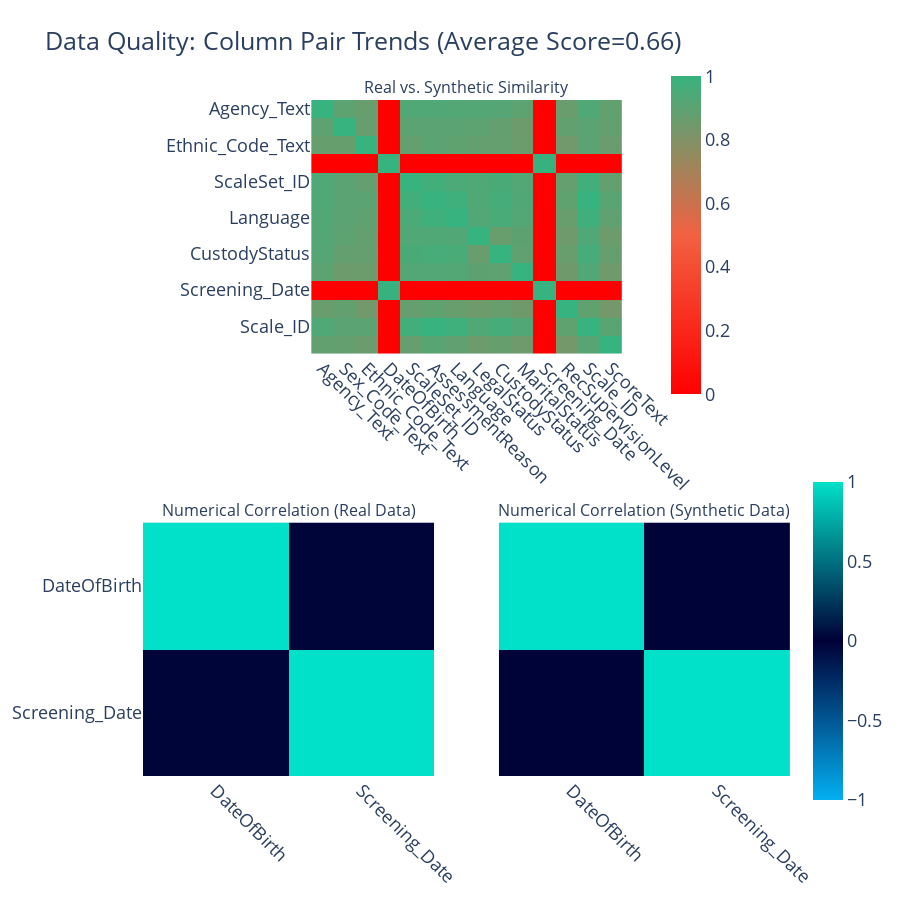

Write notebook code for a chart like this one.
### Code cell
quality_report.get_visualization(property_name='Column Pair Trends').show(renderer='vscode')

### Figure 1 — Plotly figure (JSON) as saved in the notebook; plotly's stock layout.template omitted (floating-point values rounded to 4 significant figures; data arrays with more than 128 entries replaced by an {"elided": "..."} marker saying what was removed)
{"data": [{"coloraxis": "coloraxis", "hovertemplate": "<b>Column Pair</b><br>(%{x},%{y})<br><br>Similarity: %{z}<extra></extra>", "type": "heatmap", "x": ["Agency_Text", "Sex_Code_Text", "Ethnic_Code_Text", "DateOfBirth", "ScaleSet_ID", "AssessmentReason", "Language", "LegalStatus", "CustodyStatus", "MaritalStatus", "Screening_Date", "RecSupervisionLevel", "Scale_ID", "ScoreText"], "xaxis": "x", "y": ["Agency_Text", "Sex_Code_Text", "Ethnic_Code_Text", "DateOfBirth", "ScaleSet_ID", "AssessmentReason", "Language", "LegalStatus", "CustodyStatus", "MaritalStatus", "Screening_Date", "RecSupervisionLevel", "Scale_ID", "ScoreText"], "yaxis": "y", "z": {"elided": "14x14 float values"}}, {"coloraxis": "coloraxis2", "customdata": [[1, 0.013], [0.013, 1]], "hovertemplate": "<b>Correlation</b><br>(%{x},%{y})<br><br>Synthetic: %{z}<br>(vs. Real: %{customdata})<extra></extra>", "type": "heatmap", "x": ["DateOfBirth", "Screening_Date"], "xaxis": "x2", "y": ["DateOfBirth", "Screening_Date"], "yaxis": "y2", "z": [[1, 0.022], [0.022, 1]]}, {"coloraxis": "coloraxis2", "customdata": [[1, 0.022], [0.022, 1]], "hovertemplate": "<b>Correlation</b><br>(%{x},%{y})<br><br>Synthetic: %{z}<br>(vs. Real: %{customdata})<extra></extra>", "type": "heatmap", "x": ["DateOfBirth", "Screening_Date"], "xaxis": "x3", "y": ["DateOfBirth", "Screening_Date"], "yaxis": "y3", "z": [[1, 0.013], [0.013, 1]]}], "layout": {"annotations": [{"font": {"size": 16}, "showarrow": false, "text": "Real vs. Synthetic Similarity", "x": 0.5, "xanchor": "center", "xref": "paper", "y": 1, "yanchor": "bottom", "yref": "paper"}, {"font": {"size": 16}, "showarrow": false, "text": "Numerical Correlation (Real Data)", "x": 0.225, "xanchor": "center", "xref": "paper", "y": 0.375, "yanchor": "bottom", "yref": "paper"}, {"font": {"size": 16}, "showarrow": false, "text": "Numerical Correlation (Synthetic Data)", "x": 0.775, "xanchor": "center", "xref": "paper", "y": 0.375, "yanchor": "bottom", "yref": "paper"}], "coloraxis": {"cmax": 1, "cmin": 0, "colorbar": {"len": 0.5, "x": 0.8, "y": 0.8}, "colorscale": [[0, "#FF0000"], [0.5, "#F16141"], [1, "#36B37E"]]}, "coloraxis2": {"cmax": 1, "cmin": -1, "colorbar": {"len": 0.5, "y": 0.2}, "colorscale": [[0, "#03AFF1"], [0.5, "#000036"], [1, "#01E0C9"]]}, "font": {"size": 18}, "height": 900, "title": {"text": "Data Quality: Column Pair Trends (Average Score=0.66)"}, "width": 900, "xaxis": {"anchor": "y", "domain": [0.26, 0.74], "tickangle": 45}, "xaxis2": {"anchor": "y2", "domain": [0, 0.45], "tickangle": 45}, "xaxis3": {"anchor": "y3", "domain": [0.55, 1], "matches": "x2", "tickangle": 45}, "yaxis": {"anchor": "x", "autorange": "reversed", "domain": [0.625, 1]}, "yaxis2": {"anchor": "x2", "autorange": "reversed", "domain": [0, 0.375]}, "yaxis3": {"anchor": "x3", "autorange": "reversed", "domain": [0, 0.375], "matches": "y2", "visible": false}}}
